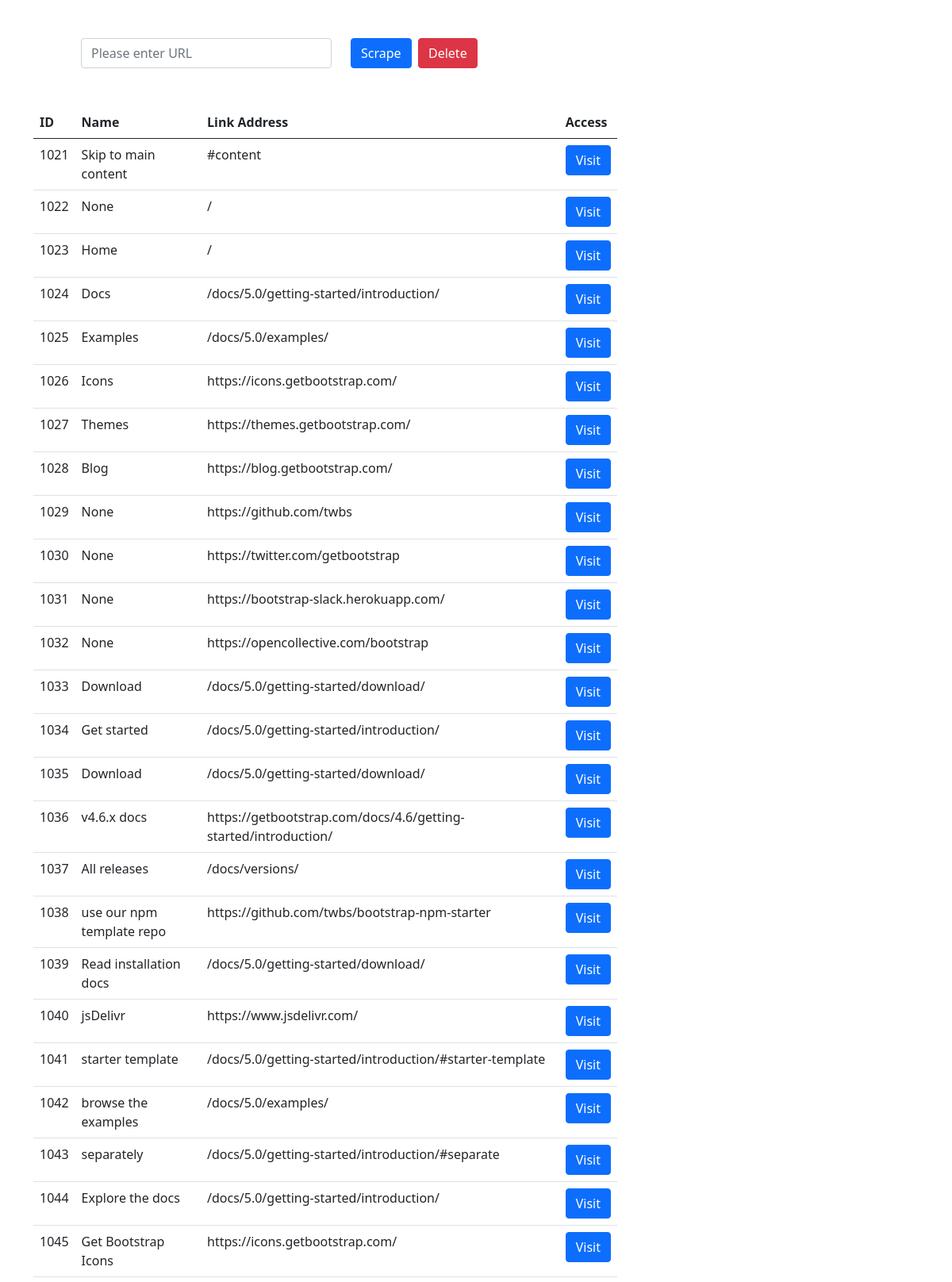
The page / (upper part) on the database its author committed.
### scraper/models.py (models this page shows, shortened)
class ModelScrapes(models.Model):
    name = models.CharField(max_length=200, null=True, blank=True)
    link = models.CharField(max_length=2000, null=True, blank=True)

### scraper/views.py (the view)
# urls.py: path('', scrapeView, name='scrape'),
def scrapeView(request):
    if request.method == 'POST':
        url = request.POST.get('weblink', '')
        source = requests.get(url)
        scrape = BeautifulSoup(source.text, 'html.parser')
        links_search = scrape.find_all('a')
        for link in links_search:
            links = (link.get('href'))
            links_text = link.string
            ModelScrapes.objects.create(link=links, name=links_text)
        return HttpResponseRedirect('/')
    else:
        data = ModelScrapes.objects.all()
    context = {
        'data': data
    }
    return render(request, 'scraper/scrape.html', context)

### templates/scraper/scrape.html (shortened to what this page needs)
<!DOCTYPE html>
<html lang="en" xmlns="http://www.w3.org/1999/html">
<head>
    <link href="https://cdn.jsdelivr.net/npm/bootstrap@5.0.1/dist/css/bootstrap.min.css" rel="stylesheet"
>
</head>
<body>
<div class="container">
    <div class="row m-5">
        <div class="col-md-4">
            <form class="form-group" method="post" action="/">
                <input class="form-control" id="weblink" type="text" placeholder="Please enter URL" name="weblink">
        </div>
        <div class="col-md-1">
            <button class="btn btn-primary" type="submit">Scrape</button>
            </div>
            <div class="col-md-3">
                <a href="{% url 'delete' %}" class="btn btn-danger" type="submit">Delete</a>
            </div>
    </div>
    <div class="row">
        <div class="col-md-8">
            <table class="table">
                <thead>
                <tr>
                    <th scope="col">ID</th>
                    <th scope="col">Name</th>
                    <th scope="col">Link Address</th>
                    <th scope="col">Access</th>
                </tr>
                </thead>
                <tbody>
                {% for link in data %}
                    <tr>
                        <td>{{ link.id }}</td>
                        <td>{{ link.name }}</td>
                        <td>{{ link.link }}</td>
                        <td><a class="btn btn-primary" href="{{ link.link }}">Visit</a></td>
                    </tr>
                {% endfor %}
                </tbody>
            </table>
        </div>
    </div>
</div>
</body>
</html>

### rows shown on the page
ModelScrapes: id "1021", name "Skip to main content", link "#content"
ModelScrapes: id "1022", name "None", link "/"
ModelScrapes: id "1023", name "Home", link "/"
ModelScrapes: id "1024", name "Docs", link "/docs/5.0/getting-started/introduction/"
ModelScrapes: id "1025", name "Examples", link "/docs/5.0/examples/"
ModelScrapes: id "1026", name "Icons", link "https://icons.getbootstrap.com/"
ModelScrapes: id "1027", name "Themes", link "https://themes.getbootstrap.com/"
ModelScrapes: id "1028", name "Blog", link "https://blog.getbootstrap.com/"
ModelScrapes: id "1029", name "None", link "https://github.com/twbs"
ModelScrapes: id "1030", name "None", link "https://twitter.com/getbootstrap"
ModelScrapes: id "1031", name "None", link "https://bootstrap-slack.herokuapp.com/"
ModelScrapes: id "1032", name "None", link "https://opencollective.com/bootstrap"
ModelScrapes: id "1033", name "Download", link "/docs/5.0/getting-started/download/"
ModelScrapes: id "1034", name "Get started", link "/docs/5.0/getting-started/introduction/"
ModelScrapes: id "1035", name "Download", link "/docs/5.0/getting-started/download/"
ModelScrapes: id "1036", name "v4.6.x docs", link "https://getbootstrap.com/docs/4.6/getting-started/introduction/"
ModelScrapes: id "1037", name "All releases", link "/docs/versions/"
ModelScrapes: id "1038", name "use our npm template repo", link "https://github.com/twbs/bootstrap-npm-starter"
ModelScrapes: id "1039", name "Read installation docs", link "/docs/5.0/getting-started/download/"
ModelScrapes: id "1040", name "jsDelivr", link "https://www.jsdelivr.com/"
ModelScrapes: id "1041", name "starter template", link "/docs/5.0/getting-started/introduction/#starter-template"
ModelScrapes: id "1042", name "browse the examples", link "/docs/5.0/examples/"
ModelScrapes: id "1043", name "separately", link "/docs/5.0/getting-started/introduction/#separate"
ModelScrapes: id "1044", name "Explore the docs", link "/docs/5.0/getting-started/introduction/"
ModelScrapes: id "1045", name "Get Bootstrap Icons", link "https://icons.getbootstrap.com/"
